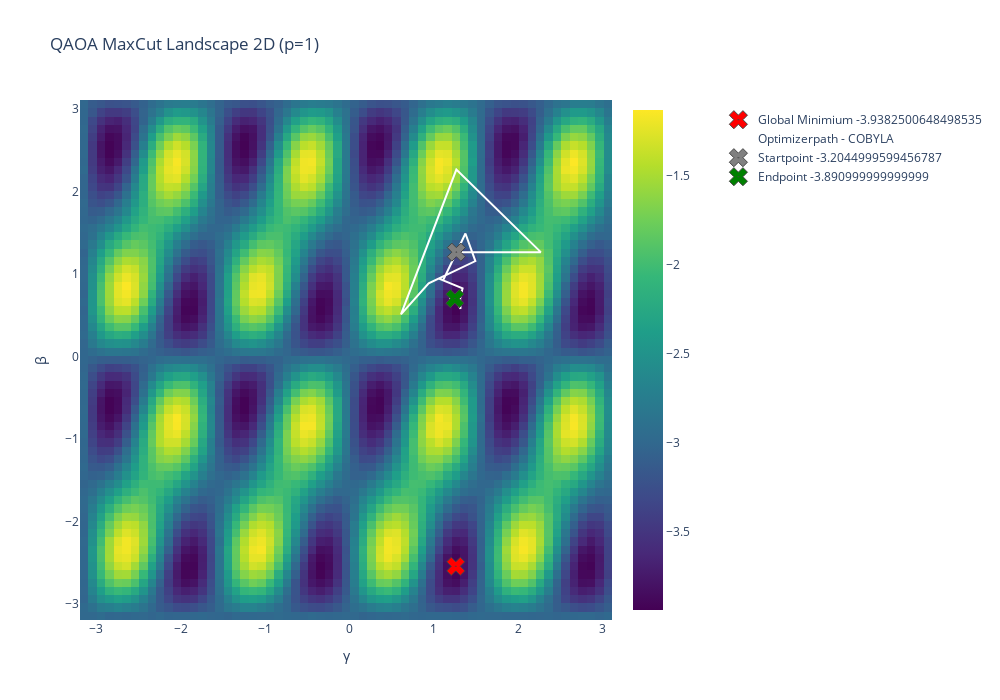
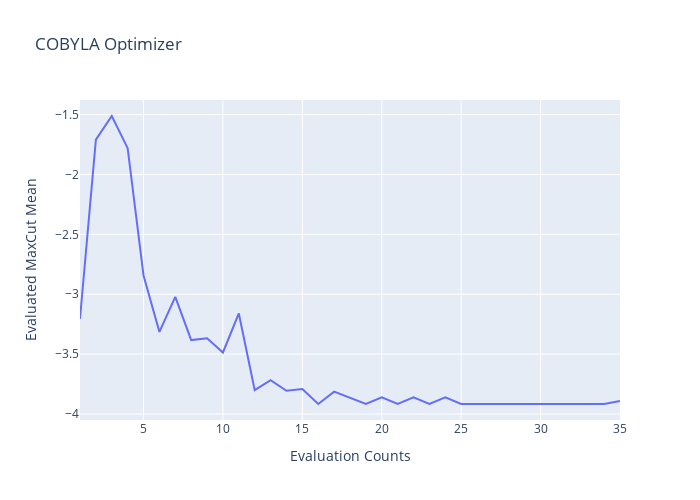
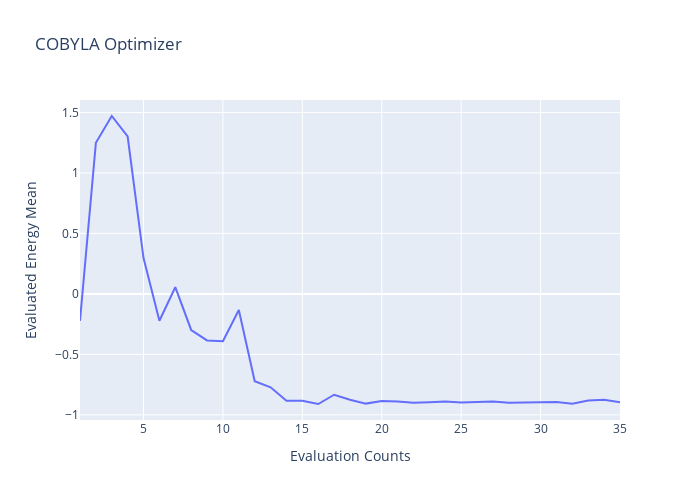
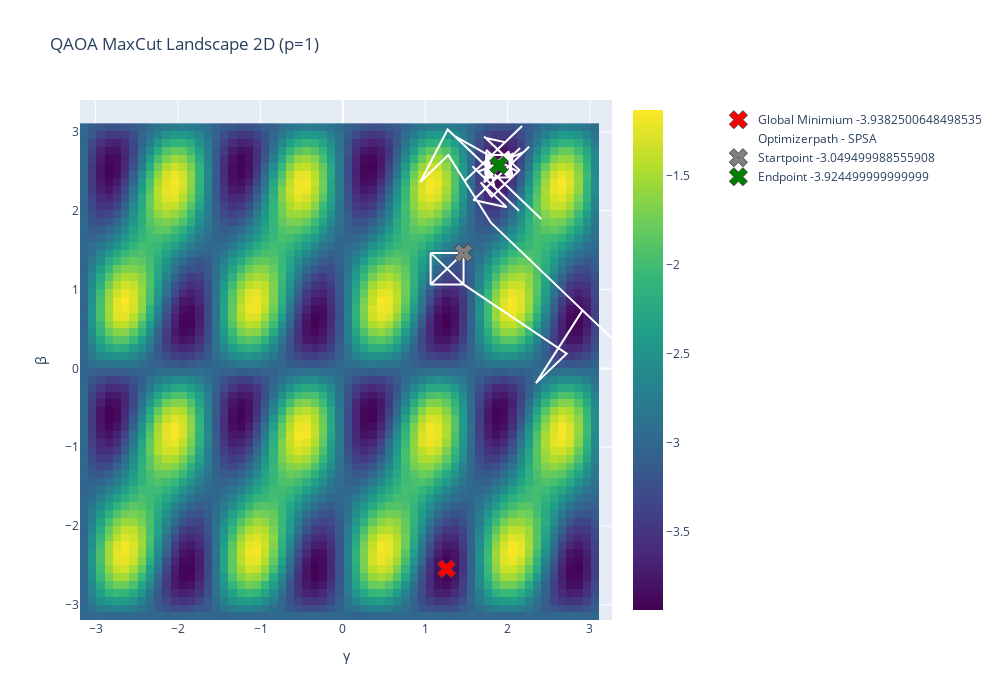

Notebook code for these charts, in order:
### Code cell
for optimizer_tuple in optimizers:
    optimizer_name, optimizer = optimizer_tuple
    # create qaoa 
    qaoa = create_qaoa(optimizer = optimizer,
            reps=p,
            initial_point=tqa_initial_points,
            with_callback=True
           )
    # run qaoa 
    result, optimal_parameters, optimizer_history = run_qaoa_with_callback(qaoa, max_cut_qubo)
    
    # analyse results 
    print(f"{optimizer_name} Optimizer")
    mean, distribution = max_cut.analyse(result, print_output=True)
    max_cut.plot_histogram(distribution, mean)
    optimizer_history[2][-1] = mean
    print()
    
    # Display Optimizer Results
    counts, energy_values, maxcut_values, optimizer_gammas, optimizer_betas = optimizer_history
    display_optimizer_path(heatmap, optimizer_gammas, optimizer_betas, maxcut_values, optimizer_name)
    
    # Plot Optimizer History MaxCut Evaluation # Values from landscape -> real values may deviate 
    plot_optimizer_maxcut_history(counts, maxcut_values, optimizer_name)
    
    # Plot Optimizer History Energy Evaluation -> not MaxCutMean! 
    plot_optimizer_energy_history(counts, energy_values, optimizer_name)

### Figure 1 — Plotly figure (JSON) as saved in the notebook; plotly's stock layout.template omitted (floating-point values rounded to 4 significant figures; data arrays with more than 128 entries replaced by an {"elided": "..."} marker saying what was removed)
{"data": [{"colorscale": [[0, "#440154"], [0.1111, "#482878"], [0.2222, "#3e4989"], [0.3333, "#31688e"], [0.4444, "#26828e"], [0.5556, "#1f9e89"], [0.6667, "#35b779"], [0.7778, "#6ece58"], [0.8889, "#b5de2b"], [1, "#fde725"]], "hovertemplate": "γ: %{x:.2f}<br>β: %{y:.2f}<br>Exp.Value: %{z:.2f}<extra></extra>", "name": "Landscape", "type": "heatmap", "x": [-3.142, -3.042, -2.942, -2.842, -2.742, -2.642, -2.542, -2.442, -2.342, -2.242, -2.142, -2.042, -1.942, -1.842, -1.742, -1.642, -1.542, -1.442, -1.342, -1.242, -1.142, -1.042, -0.9416, -0.8416, -0.7416, -0.6416, -0.5416, -0.4416, -0.3416, -0.2416, -0.1416, -0.04159, 0.05841, 0.1584, 0.2584, 0.3584, 0.4584, 0.5584, 0.6584, 0.7584, 0.8584, 0.9584, 1.058, 1.158, 1.258, 1.358, 1.458, 1.558, 1.658, 1.758, 1.858, 1.958, 2.058, 2.158, 2.258, 2.358, 2.458, 2.558, 2.658, 2.758, 2.858, 2.958, 3.058], "y": [-3.142, -3.042, -2.942, -2.842, -2.742, -2.642, -2.542, -2.442, -2.342, -2.242, -2.142, -2.042, -1.942, -1.842, -1.742, -1.642, -1.542, -1.442, -1.342, -1.242, -1.142, -1.042, -0.9416, -0.8416, -0.7416, -0.6416, -0.5416, -0.4416, -0.3416, -0.2416, -0.1416, -0.04159, 0.05841, 0.1584, 0.2584, 0.3584, 0.4584, 0.5584, 0.6584, 0.7584, 0.8584, 0.9584, 1.058, 1.158, 1.258, 1.358, 1.458, 1.558, 1.658, 1.758, 1.858, 1.958, 2.058, 2.158, 2.258, 2.358, 2.458, 2.558, 2.658, 2.758, 2.858, 2.958, 3.058], "z": {"elided": "63x63 float values"}}, {"hovertemplate": "Global Minimium<br>γ: %{x:.2f}<br>β: %{y:.2f}<br>Exp.Value: %{text:.2f}<extra></extra>", "marker": {"color": "red", "line": {"width": 1}, "size": 16, "symbol": [204]}, "mode": "markers", "name": "Global Minimium -3.9382500648498535", "text": ["-3.9382500648498535"], "type": "scatter", "x": [1.258], "y": [-2.542]}, {"marker": {"color": "white", "line": {"width": 1}, "size": 8, "symbol": [200]}, "mode": "lines", "name": "Optimizerpath - COBYLA", "type": "scatter", "x": [1.265, 2.265, 1.265, 0.6092, 0.9371, 1.49, 1.373, 1.211, 1.156, 1.109, 1.051, 1.224, 1.339, 1.31, 1.315, 1.247, 1.185, 1.246, 1.227, 1.219, 1.262, 1.249, 1.234, 1.246, 1.25, 1.244, 1.248, 1.248, 1.246, 1.248, 1.247, 1.247, 1.247, 1.247, 1.247], "y": [1.265, 1.265, 2.265, 0.5102, 0.8877, 1.157, 1.491, 1.152, 1.04, 0.9242, 0.9478, 0.8754, 0.8258, 0.7043, 0.5794, 0.702, 0.7007, 0.7332, 0.6427, 0.7151, 0.6979, 0.7095, 0.6937, 0.7096, 0.6994, 0.7001, 0.7039, 0.7012, 0.7017, 0.7024, 0.7018, 0.702, 0.7021, 0.702, 0.7019]}, {"hovertemplate": "Startpoint<br>γ: %{x:.2f}<br>β: %{y:.2f}<br>Exp.Value: %{text:.2f}<extra></extra>", "marker": {"color": "gray", "line": {"width": 1}, "size": 16, "symbol": [204]}, "mode": "markers", "name": "Startpoint -3.2044999599456787", "text": ["-3.2044999599456787"], "type": "scatter", "x": [1.265], "y": [1.265]}, {"hovertemplate": "Endpoint<br>γ: %{x:.2f}<br>β: %{y:.2f}<br>Exp.Value: %{text:.2f}<extra></extra>", "marker": {"color": "green", "line": {"width": 1}, "size": 16, "symbol": [204]}, "mode": "markers", "name": "Endpoint -3.890999999999999", "text": ["-3.890999999999999"], "type": "scatter", "x": [1.247], "y": [0.7019]}], "layout": {"height": 700, "legend": {"x": 1.2, "xanchor": "left", "y": 0.99, "yanchor": "top"}, "title": {"text": "QAOA MaxCut Landscape 2D (p=1)"}, "width": 1000, "xaxis": {"title": {"text": "γ"}}, "yaxis": {"title": {"text": "β"}}}}

### Figure 2 — Plotly figure (JSON) as saved in the notebook; plotly's stock layout.template omitted (floating-point values rounded to 4 significant figures)
{"data": [{"type": "scatter", "x": [1, 2, 3, 4, 5, 6, 7, 8, 9, 10, 11, 12, 13, 14, 15, 16, 17, 18, 19, 20, 21, 22, 23, 24, 25, 26, 27, 28, 29, 30, 31, 32, 33, 34, 35], "y": [-3.204, -1.709, -1.512, -1.78, -2.843, -3.315, -3.022, -3.383, -3.368, -3.487, -3.161, -3.801, -3.717, -3.806, -3.791, -3.917, -3.813, -3.862, -3.917, -3.862, -3.917, -3.862, -3.917, -3.862, -3.917, -3.917, -3.917, -3.917, -3.917, -3.917, -3.917, -3.917, -3.917, -3.917, -3.891]}], "layout": {"height": 500, "title": {"text": "COBYLA Optimizer"}, "width": 700, "xaxis": {"title": {"text": "Evaluation Counts"}}, "yaxis": {"title": {"text": "Evaluated MaxCut Mean"}}}}

### Figure 3 — Plotly figure (JSON) as saved in the notebook; plotly's stock layout.template omitted (floating-point values rounded to 4 significant figures)
{"data": [{"type": "scatter", "x": [1, 2, 3, 4, 5, 6, 7, 8, 9, 10, 11, 12, 13, 14, 15, 16, 17, 18, 19, 20, 21, 22, 23, 24, 25, 26, 27, 28, 29, 30, 31, 32, 33, 34, 35], "y": [-0.2227, 1.249, 1.471, 1.301, 0.2962, -0.2222, 0.05525, -0.2982, -0.3845, -0.3912, -0.133, -0.722, -0.7722, -0.884, -0.883, -0.9102, -0.8337, -0.8755, -0.907, -0.885, -0.89, -0.8995, -0.895, -0.8905, -0.8978, -0.8958, -0.8898, -0.9008, -0.8963, -0.8953, -0.894, -0.9078, -0.8822, -0.8752, -0.8967]}], "layout": {"height": 500, "title": {"text": "COBYLA Optimizer"}, "width": 700, "xaxis": {"title": {"text": "Evaluation Counts"}}, "yaxis": {"title": {"text": "Evaluated Energy Mean"}}}}

### Figure 4 — Plotly figure (JSON) as saved in the notebook; plotly's stock layout.template omitted (floating-point values rounded to 4 significant figures; data arrays with more than 128 entries replaced by an {"elided": "..."} marker saying what was removed)
{"data": [{"colorscale": [[0, "#440154"], [0.1111, "#482878"], [0.2222, "#3e4989"], [0.3333, "#31688e"], [0.4444, "#26828e"], [0.5556, "#1f9e89"], [0.6667, "#35b779"], [0.7778, "#6ece58"], [0.8889, "#b5de2b"], [1, "#fde725"]], "hovertemplate": "γ: %{x:.2f}<br>β: %{y:.2f}<br>Exp.Value: %{z:.2f}<extra></extra>", "name": "Landscape", "type": "heatmap", "x": [-3.142, -3.042, -2.942, -2.842, -2.742, -2.642, -2.542, -2.442, -2.342, -2.242, -2.142, -2.042, -1.942, -1.842, -1.742, -1.642, -1.542, -1.442, -1.342, -1.242, -1.142, -1.042, -0.9416, -0.8416, -0.7416, -0.6416, -0.5416, -0.4416, -0.3416, -0.2416, -0.1416, -0.04159, 0.05841, 0.1584, 0.2584, 0.3584, 0.4584, 0.5584, 0.6584, 0.7584, 0.8584, 0.9584, 1.058, 1.158, 1.258, 1.358, 1.458, 1.558, 1.658, 1.758, 1.858, 1.958, 2.058, 2.158, 2.258, 2.358, 2.458, 2.558, 2.658, 2.758, 2.858, 2.958, 3.058], "y": [-3.142, -3.042, -2.942, -2.842, -2.742, -2.642, -2.542, -2.442, -2.342, -2.242, -2.142, -2.042, -1.942, -1.842, -1.742, -1.642, -1.542, -1.442, -1.342, -1.242, -1.142, -1.042, -0.9416, -0.8416, -0.7416, -0.6416, -0.5416, -0.4416, -0.3416, -0.2416, -0.1416, -0.04159, 0.05841, 0.1584, 0.2584, 0.3584, 0.4584, 0.5584, 0.6584, 0.7584, 0.8584, 0.9584, 1.058, 1.158, 1.258, 1.358, 1.458, 1.558, 1.658, 1.758, 1.858, 1.958, 2.058, 2.158, 2.258, 2.358, 2.458, 2.558, 2.658, 2.758, 2.858, 2.958, 3.058], "z": {"elided": "63x63 float values"}}, {"hovertemplate": "Global Minimium<br>γ: %{x:.2f}<br>β: %{y:.2f}<br>Exp.Value: %{text:.2f}<extra></extra>", "marker": {"color": "red", "line": {"width": 1}, "size": 16, "symbol": [204]}, "mode": "markers", "name": "Global Minimium -3.9382500648498535", "text": ["-3.9382500648498535"], "type": "scatter", "x": [1.258], "y": [-2.542]}, {"marker": {"color": "white", "line": {"width": 1}, "size": 8, "symbol": [200]}, "mode": "lines", "name": "Optimizerpath - SPSA", "type": "scatter", "x": {"elided": "151 float values"}, "y": {"elided": "151 float values"}}, {"hovertemplate": "Startpoint<br>γ: %{x:.2f}<br>β: %{y:.2f}<br>Exp.Value: %{text:.2f}<extra></extra>", "marker": {"color": "gray", "line": {"width": 1}, "size": 16, "symbol": [204]}, "mode": "markers", "name": "Startpoint -3.049499988555908", "text": ["-3.049499988555908"], "type": "scatter", "x": [1.465], "y": [1.465]}, {"hovertemplate": "Endpoint<br>γ: %{x:.2f}<br>β: %{y:.2f}<br>Exp.Value: %{text:.2f}<extra></extra>", "marker": {"color": "green", "line": {"width": 1}, "size": 16, "symbol": [204]}, "mode": "markers", "name": "Endpoint -3.924499999999999", "text": ["-3.924499999999999"], "type": "scatter", "x": [1.893], "y": [2.576]}], "layout": {"height": 700, "legend": {"x": 1.2, "xanchor": "left", "y": 0.99, "yanchor": "top"}, "title": {"text": "QAOA MaxCut Landscape 2D (p=1)"}, "width": 1000, "xaxis": {"title": {"text": "γ"}}, "yaxis": {"title": {"text": "β"}}}}
